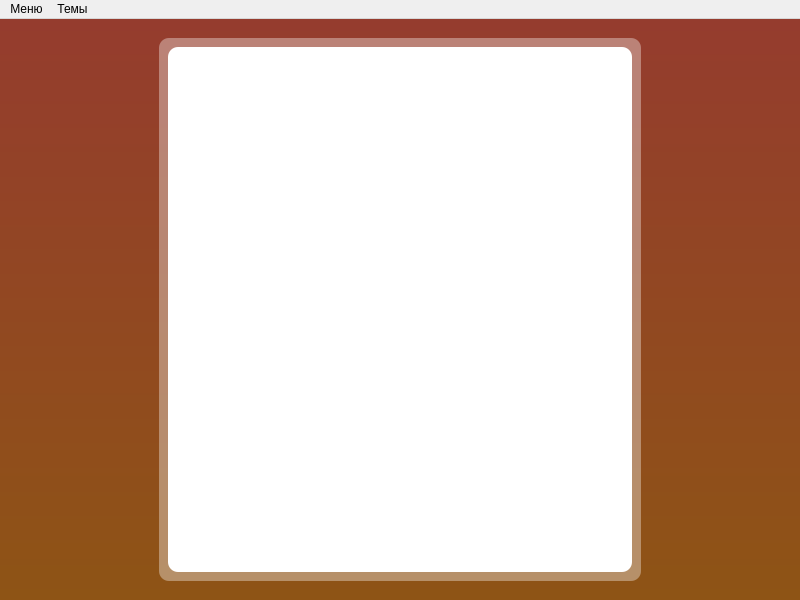
<?xml version="1.0" encoding="UTF-8"?>
<ui version="4.0">
 <class>MainWindow</class>
 <widget class="QMainWindow" name="MainWindow">
  <property name="geometry">
   <rect>
    <x>0</x>
    <y>0</y>
    <width>800</width>
    <height>600</height>
   </rect>
  </property>
  <property name="windowTitle">
   <string>MainWindow</string>
  </property>
  <widget class="QWidget" name="centralwidget">
   <property name="styleSheet">
    <string notr="true">background-color: qlineargradient(spread:pad, x1:1, y1:1, x2:1, y2:0, stop:0 rgba(142, 84, 21, 255), stop:1 rgba(149, 60, 46, 255));</string>
   </property>
   <layout class="QHBoxLayout" name="horizontalLayout">
    <item>
     <spacer name="horizontalSpacer">
      <property name="orientation">
       <enum>Qt::Horizontal</enum>
      </property>
      <property name="sizeType">
       <enum>QSizePolicy::Fixed</enum>
      </property>
      <property name="sizeHint" stdset="0">
       <size>
        <width>100</width>
        <height>20</height>
       </size>
      </property>
     </spacer>
    </item>
    <item>
     <spacer name="horizontalSpacer_3">
      <property name="orientation">
       <enum>Qt::Horizontal</enum>
      </property>
      <property name="sizeType">
       <enum>QSizePolicy::Fixed</enum>
      </property>
      <property name="sizeHint" stdset="0">
       <size>
        <width>40</width>
        <height>20</height>
       </size>
      </property>
     </spacer>
    </item>
    <item>
     <layout class="QVBoxLayout" name="verticalLayout" stretch="0">
      <property name="spacing">
       <number>5</number>
      </property>
      <property name="leftMargin">
       <number>10</number>
      </property>
      <property name="topMargin">
       <number>10</number>
      </property>
      <property name="rightMargin">
       <number>10</number>
      </property>
      <property name="bottomMargin">
       <number>10</number>
      </property>
      <item>
       <widget class="QScrollArea" name="scrollArea">
        <property name="styleSheet">
         <string notr="true">background-color: rgba(255, 255, 255, 50);
border-radius: 10px;</string>
        </property>
        <property name="widgetResizable">
         <bool>true</bool>
        </property>
        <widget class="QWidget" name="scrollAreaWidgetContents">
         <property name="geometry">
          <rect>
           <x>0</x>
           <y>0</y>
           <width>450</width>
           <height>532</height>
          </rect>
         </property>
         <layout class="QVBoxLayout" name="verticalLayout_2">
          <item>
           <widget class="QTextBrowser" name="textBrowser">
            <property name="styleSheet">
             <string notr="true">background-color: rgb(255, 255, 255);</string>
            </property>
            <property name="html">
             <string>&lt;!DOCTYPE HTML PUBLIC &quot;-//W3C//DTD HTML 4.0//EN&quot; &quot;http://www.w3.org/TR/REC-html40/strict.dtd&quot;&gt;
&lt;html&gt;&lt;head&gt;&lt;meta name=&quot;qrichtext&quot; content=&quot;1&quot; /&gt;&lt;style type=&quot;text/css&quot;&gt;
p, li { white-space: pre-wrap; }
&lt;/style&gt;&lt;/head&gt;&lt;body style=&quot; font-family:'MS Shell Dlg 2'; font-size:7.8pt; font-weight:400; font-style:normal;&quot;&gt;
&lt;p style=&quot;-qt-paragraph-type:empty; margin-top:0px; margin-bottom:0px; margin-left:0px; margin-right:0px; -qt-block-indent:0; text-indent:0px;&quot;&gt;&lt;br /&gt;&lt;/p&gt;&lt;/body&gt;&lt;/html&gt;</string>
            </property>
           </widget>
          </item>
         </layout>
        </widget>
       </widget>
      </item>
     </layout>
    </item>
    <item>
     <spacer name="horizontalSpacer_4">
      <property name="orientation">
       <enum>Qt::Horizontal</enum>
      </property>
      <property name="sizeType">
       <enum>QSizePolicy::Fixed</enum>
      </property>
      <property name="sizeHint" stdset="0">
       <size>
        <width>40</width>
        <height>20</height>
       </size>
      </property>
     </spacer>
    </item>
    <item>
     <spacer name="horizontalSpacer_2">
      <property name="orientation">
       <enum>Qt::Horizontal</enum>
      </property>
      <property name="sizeType">
       <enum>QSizePolicy::Fixed</enum>
      </property>
      <property name="sizeHint" stdset="0">
       <size>
        <width>100</width>
        <height>20</height>
       </size>
      </property>
     </spacer>
    </item>
   </layout>
  </widget>
  <widget class="QMenuBar" name="menubar">
   <property name="geometry">
    <rect>
     <x>0</x>
     <y>0</y>
     <width>800</width>
     <height>26</height>
    </rect>
   </property>
   <widget class="QMenu" name="menu">
    <property name="title">
     <string>Меню</string>
    </property>
    <addaction name="profile"/>
    <addaction name="practice"/>
   </widget>
   <widget class="QMenu" name="menu_2">
    <property name="title">
     <string>Темы</string>
    </property>
    <addaction name="probability"/>
    <addaction name="planimetry"/>
    <addaction name="movement"/>
   </widget>
   <addaction name="menu"/>
   <addaction name="menu_2"/>
  </widget>
  <action name="profile">
   <property name="text">
    <string>Профиль</string>
   </property>
  </action>
  <action name="theory">
   <property name="text">
    <string>Теория</string>
   </property>
  </action>
  <action name="practice">
   <property name="text">
    <string>Практика</string>
   </property>
  </action>
  <action name="game">
   <property name="text">
    <string>Игры</string>
   </property>
  </action>
  <action name="meme">
   <property name="text">
    <string>Мемы</string>
   </property>
  </action>
  <action name="probability">
   <property name="text">
    <string>Теория вероятности</string>
   </property>
  </action>
  <action name="planimetry">
   <property name="text">
    <string>Планиметрия</string>
   </property>
  </action>
  <action name="movement">
   <property name="text">
    <string>Задачи на движение</string>
   </property>
  </action>
 </widget>
 <resources/>
 <connections/>
</ui>
